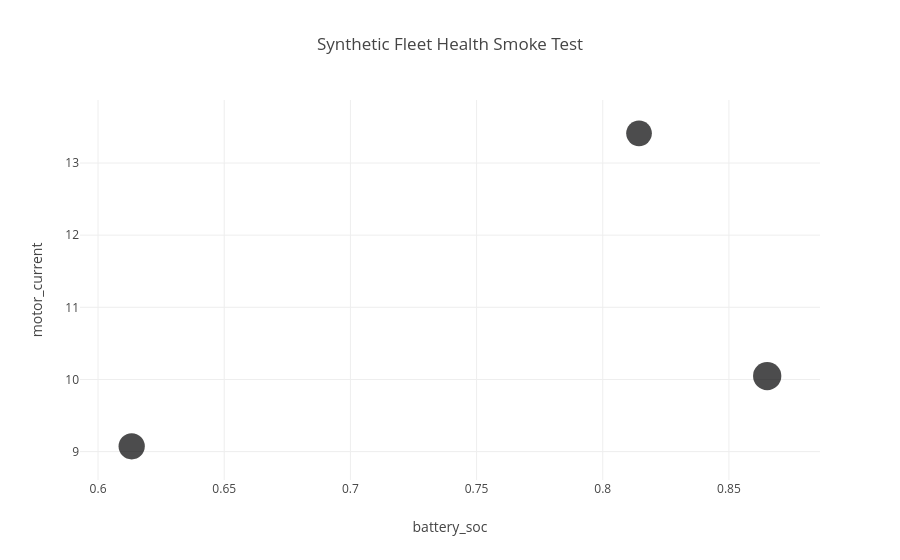

The code cell stored with this chart in its notebook:
### Code cell
import plotly.express as px

fig = px.scatter(
    sample_df,
    x="battery_soc",
    y="motor_current",
    size="fleet_health_score",
    hover_name="robot_id",
    title="Synthetic Fleet Health Smoke Test"
)

fig.show()

print("PASS: plotly visualization smoke test completed.")

### Figure 1 — Plotly figure (JSON) as saved in the notebook; plotly's stock layout.template omitted (floating-point values rounded to 4 significant figures)
{"data": [{"hovertemplate": "<b>%{hovertext}</b><br><br>battery_soc=%{x}<br>motor_current=%{y}<br>fleet_health_score=%{marker.size}<extra></extra>", "hovertext": ["aido_rover_001", "aido_rover_002", "aido_rover_003"], "legendgroup": "", "marker": {"color": "#000001", "size": [0.6565, 0.686, 0.7962], "sizemode": "area", "sizeref": 0.00199, "symbol": "circle"}, "mode": "markers", "name": "", "orientation": "v", "showlegend": false, "type": "scatter", "x": [0.8144, 0.6133, 0.8652], "xaxis": "x", "y": [13.41, 9.073, 10.05], "yaxis": "y"}], "layout": {"legend": {"itemsizing": "constant", "tracegroupgap": 0}, "title": {"text": "Synthetic Fleet Health Smoke Test"}, "xaxis": {"anchor": "y", "domain": [0, 1], "title": {"text": "battery_soc"}}, "yaxis": {"anchor": "x", "domain": [0, 1], "title": {"text": "motor_current"}}}}
